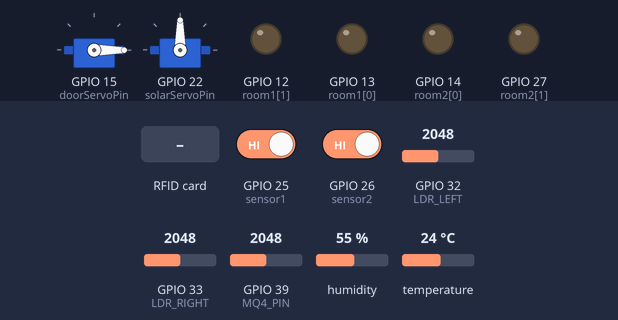
A sketch run on a simulated ESP32. On the bench: 2 × servo, output pins drawn as LEDs (lit = HIGH). The inputs (shaded band) are chosen by the test bench; at power-on: GPIO 32 (LDR_LEFT) = 2048, GPIO 33 (LDR_RIGHT) = 2048, GPIO 39 (MQ4_PIN) = 2048, GPIO 25 (sensor1) HIGH, GPIO 26 (sensor2) HIGH, humidity 55 %, temperature 24 °C. WiFi joins after 1.5 s; servers stay silent unless stated; what the sketch prints to the serial monitor is not drawn.

Above: at 2.7 s.
2.8 s: GPIO 32 (LDR_LEFT) set to 2159
At 3.03 s:
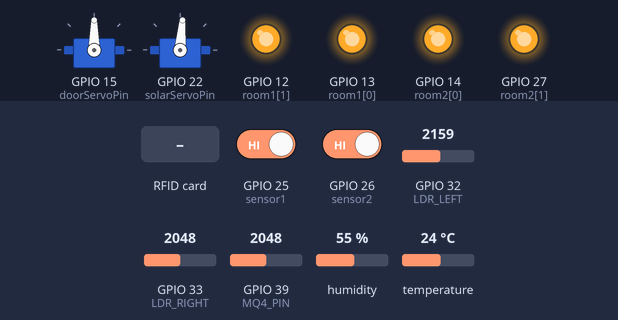
6.3 s: GPIO 33 (LDR_RIGHT) set to 2194
At 6.3 s:
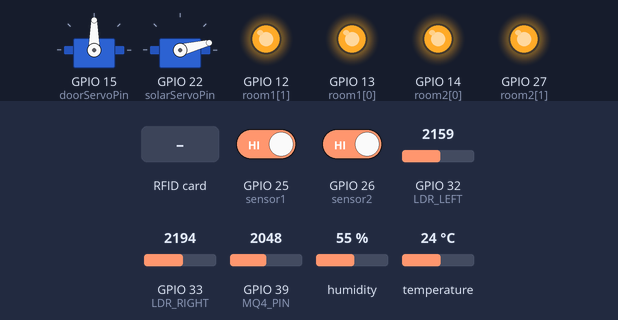
7.8 s: GPIO 33 (LDR_RIGHT) set to 2294
At 9.01 s:
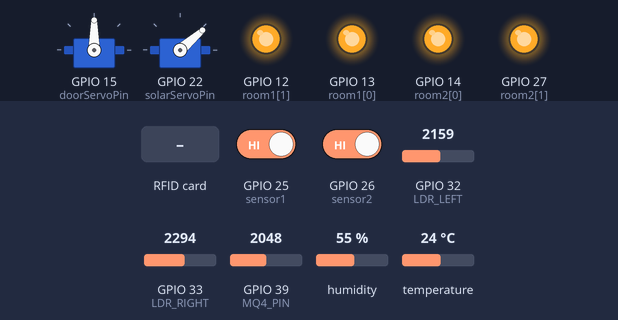
13.3 s: GPIO 39 (MQ4_PIN) set to 840
16.8 s: GPIO 39 (MQ4_PIN) set to 770
At 19.3 s:
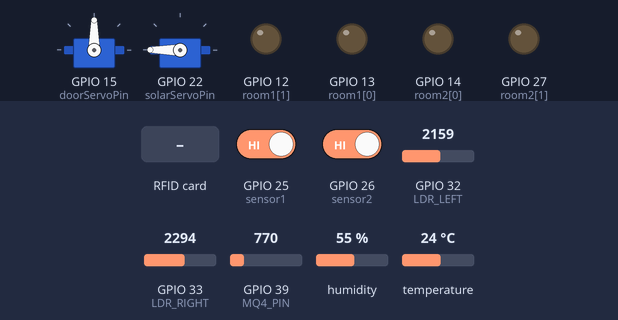
19.6 s: RFID card C4 AB 6A 05 held to the reader
At 23.1 s:
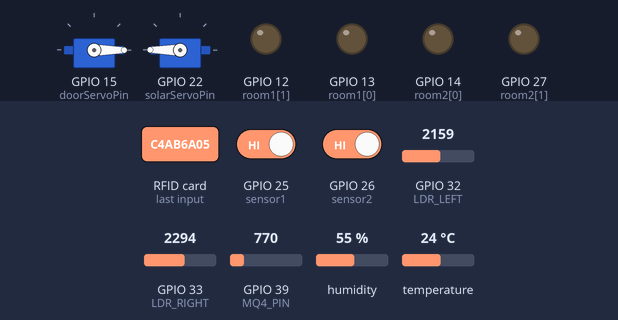
Timing chart, 0 to 24.6 s (numbered marks = the images above; inputs shaded):
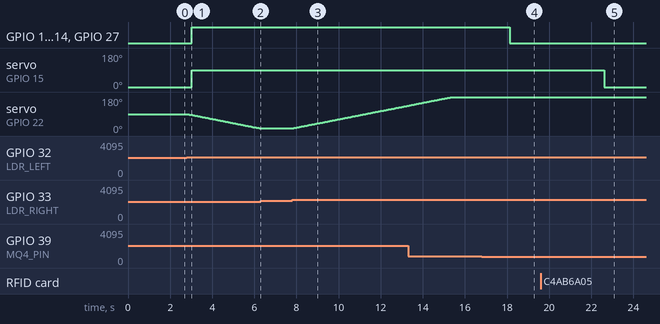

Measured:
- the behaviour switches between 2128 and 2129 on GPIO 32 (LDR_LEFT) (found by bisection; images 0 and 1)
- the behaviour switches between 2239 and 2240 on GPIO 33 (LDR_RIGHT) (found by bisection; images 2 and 3)
- the behaviour switches between 801 and 800 on GPIO 39 (MQ4_PIN) (found by bisection; images 3 and 4)
- after the input at 2.8 s, servo on GPIO 22 (solarServoPin): moves from 90° to 14° over 3.5 s, starting at once
- after the input at 6.3 s, servo on GPIO 22 (solarServoPin): stays 14° (without the input it goes to 13° after 0.02 s)
- after the input at 7.8 s, servo on GPIO 22 (solarServoPin): moves from 14° to 134° over 5.5 s, starting at once
- after the input at 16.8 s, GPIO 12 (room1[1]), GPIO 13 (room1[0]), GPIO 14 (room2[0]), GPIO 27 (room2[1]): HIGH → LOW after 1.3 s
- after the input at 19.6 s, servo on GPIO 15 (doorServoPin): 90° → 0° after 3.0 s

The sketch:

New_features.ino
```cpp
#include <WiFi.h>
#include <ESPAsyncWebServer.h>
#include <DHT.h>
#include <SPI.h>
#include <MFRC522.h>
#include <ESP32Servo.h>

// ========================
// CONFIGURATION
// ========================
const char* ssid = "Wifiname";
const char* password = "Password";

#define DHTPIN 4
#define DHTTYPE DHT11
#define MQ4_PIN 39
#define sensor1 25
#define sensor2 26
#define LDR1 34
#define LDR2 35
int room1[] = {13, 12};
int room2[] = {14, 27};

#define SS_PIN 5
#define RST_PIN 2
MFRC522 rfid(SS_PIN, RST_PIN);
Servo doorServo;
int doorServoPin = 15;

#define LDR_LEFT 32
#define LDR_RIGHT 33
Servo solarServo;
int solarServoPin = 22;
int servoPos = 90;

float temp = 0, hum = 0;
int gasValue = 0, count = 0;
String serialMirror = "System Online";
String r1_Status = "OFF", r2_Status = "OFF", doorStatus = "Closed", solarDir = "Stationary";
unsigned long lastUpdate = 0;

DHT dht(DHTPIN, DHTTYPE);
AsyncWebServer server(80);

const char index_html[] PROGMEM = R"rawliteral(
<!DOCTYPE HTML><html>
<head>
  <meta charset="UTF-8">
  <meta name="viewport" content="width=device-width, initial-scale=1">
  <link rel="stylesheet" href="https://use.fontawesome.com/releases/v5.15.4/css/all.css">
  <link href="https://fonts.googleapis.com/css2?family=Poppins:wght@300;400;600&display=swap" rel="stylesheet">
  <title>Sentinel Firewall | UltraPulse</title>
  <style>
    :root { --bg: #0d1117; --card-bg: rgba(22, 27, 34, 0.8); --primary: #58a6ff; --accent: #f2cc60; --on: #39d353; --off: #f85149; --text: #c9d1d9; }
    body { font-family: 'Poppins', sans-serif; background: radial-gradient(circle at top right, #161b22, #0d1117); color: var(--text); margin: 0; padding: 20px; display: flex; flex-direction: column; align-items: center; }
    .header-container { text-align: center; margin-bottom: 30px; }
    .header-line { color: var(--primary); font-size: 0.9rem; letter-spacing: 2px; text-transform: uppercase; font-weight: 600; opacity: 0.8; }
    h1 { font-size: 2.5rem; margin: 10px 0; background: linear-gradient(to right, #58a6ff, #bc85ff); -webkit-background-clip: text; -webkit-text-fill-color: transparent; }
    .container { display: grid; grid-template-columns: repeat(auto-fit, minmax(220px, 1fr)); gap: 20px; width: 100%; max-width: 1100px; }
    .card { background: var(--card-bg); backdrop-filter: blur(10px); border: 1px solid rgba(255,255,255,0.1); padding: 25px; border-radius: 20px; text-align: center; transition: transform 0.3s ease; box-shadow: 0 8px 32px 0 rgba(0, 0, 0, 0.3); }
    .card:hover { transform: translateY(-5px); }
    .label { font-size: 0.75rem; color: #8b949e; text-transform: uppercase; letter-spacing: 1px; margin-bottom: 10px; }
    .value { font-size: 2.2rem; font-weight: 600; color: #fff; }
    .status-pill { font-weight: 600; padding: 6px 15px; border-radius: 50px; font-size: 0.8rem; margin-top: 15px; display: inline-block; }
    .ON, .Open { background: rgba(57, 211, 83, 0.15); color: var(--on); border: 1px solid var(--on); }
    .OFF, .Closed, .Denied { background: rgba(248, 81, 73, 0.15); color: var(--off); border: 1px solid var(--off); }
    .serial-box { width: 100%; max-width: 1100px; background: #000; padding: 20px; border-radius: 15px; margin-top: 30px; border: 1px solid #30363d; color: var(--on); font-family: 'Courier New', monospace; border-left: 4px solid var(--primary); }
    .features-section { width: 100%; max-width: 1100px; background: var(--card-bg); border-radius: 20px; margin-top: 30px; padding: 30px; }
    .feature-grid { display: grid; grid-template-columns: repeat(auto-fit, minmax(300px, 1fr)); gap: 15px; }
    .feature-item i { color: var(--primary); margin-right: 15px; }
    footer { margin-top: 50px; padding: 30px; text-align: center; border-top: 1px solid rgba(255,255,255,0.05); width: 100%; }
  </style>
</head>
<body>
  <div class="header-container">
    <div class="header-line">House Secured by Design: From Code to Comfort</div>
    <h1>SENTINEL FIREWALL</h1>
    <h3 style="font-weight:300; color:#8b949e">Engineering by <span style="color:var(--primary)">Team UltraPulse</span></h3>
  </div>

  <div class="container">
    <div class="card"><i class="fas fa-temperature-high" style="color:#ff6b6b"></i><div class="label">Atmosphere</div><div class="value"><span id="temp">0</span>&deg;C</div></div>
    <div class="card"><i class="fas fa-water" style="color:#58a6ff"></i><div class="label">Humidity</div><div class="value"><span id="hum">0</span>%</div></div>
    <div class="card"><i class="fas fa-biohazard" style="color:var(--accent)"></i><div class="label">Air Purity</div><div class="value"><span id="gas">0</span></div></div>
    <div class="card"><i class="fas fa-walking" style="color:#bc85ff"></i><div class="label">Occupancy</div><div class="value"><span id="count">0</span></div></div>
    <div class="card"><i class="fas fa-fingerprint"></i><div class="label">Entrance</div><div id="door_stat" class="status-pill Closed">Secure</div></div>
    <div class="card"><i class="fas fa-solar-panel" style="color:var(--accent)"></i><div class="label">Solar Tracking</div><div class="value"><span id="solar_pos">90</span>&deg;</div><div id="solar_dir" style="color:var(--primary); font-size:0.8rem; margin-top:5px">Stationary</div></div>
    <div class="card"><i class="fas fa-lightbulb"></i><div class="label">Room Alpha</div><div id="r1_stat" class="status-pill OFF">OFF</div></div>
    <div class="card"><i class="fas fa-lightbulb"></i><div class="label">Room Beta</div><div id="r2_stat" class="status-pill OFF">OFF</div></div>
  </div>

  <div class="serial-box"><i class="fas fa-terminal" style="margin-right:10px"></i><strong>LIVE LOG:</strong> <span id="mirror" style="margin-left:15px">Awaiting hardware interrupt...</span></div>

  <div class="features-section">
    <h4 style="margin-top:0; color:var(--primary)">SYSTEM ARCHITECTURE</h4>
    <div class="feature-grid">
      <div class="feature-item"><i class="fas fa-shield-alt"></i> RFID Encrypted Door Access</div>
      <div class="feature-item"><i class="fas fa-sun"></i> Dual-Axis Solar Optimizer</div>
      <div class="feature-item"><i class="fas fa-user-check"></i> Smart Bi-Directional Counter</div>
      <div class="feature-item"><i class="fas fa-leaf"></i> Eco-Logic Energy Saver</div>
      <div class="feature-item"><i class="fas fa-exclamation-triangle"></i> Hazard Gas Detection</div>
      <div class="feature-item"><i class="fas fa-cloud"></i> IoT Glass UI Dashboard</div>
    </div>
  </div>

  <footer>Made by Team <strong>UltraPulse</strong><br><span style="font-size:0.7rem; opacity:0.6">Anurag Verma &bull; Anvi Sharma &bull; Malika Parveen &bull; Trisha Pandey</span></footer>

  <script>
    setInterval(function(){
      fetch('/data').then(r => r.json()).then(data => {
        document.getElementById("temp").innerHTML = data.temp;
        document.getElementById("hum").innerHTML = data.hum;
        document.getElementById("gas").innerHTML = data.gas;
        document.getElementById("count").innerHTML = data.count;
        document.getElementById("mirror").innerHTML = data.mirror;
        document.getElementById("solar_pos").innerHTML = data.spos;
        document.getElementById("solar_dir").innerHTML = data.sdir;
        const updateStatus = (id, val, prefix) => { const el = document.getElementById(id); el.innerHTML = prefix + " " + val; el.className = "status-pill " + val; };
        updateStatus("r1_stat", data.r1, "A:"); updateStatus("r2_stat", data.r2, "B:"); updateStatus("door_stat", data.door, "DOOR:");
      });
    }, 400);
  </script>
</body></html>)rawliteral";

void setup() {
  Serial.begin(115200);
  pinMode(sensor1, INPUT_PULLUP); pinMode(sensor2, INPUT_PULLUP);
  pinMode(MQ4_PIN, INPUT); pinMode(LDR1, INPUT); pinMode(LDR2, INPUT);
  for (int i = 0; i < 2; i++) { pinMode(room1[i], OUTPUT); pinMode(room2[i], OUTPUT); }
  SPI.begin(18, 19, 23, 5);
  rfid.PCD_Init();
  doorServo.attach(doorServoPin, 500, 2400); doorServo.write(0);
  solarServo.attach(solarServoPin, 500, 2400); solarServo.write(servoPos);
  dht.begin();
  WiFi.begin(ssid, password);
  while (WiFi.status() != WL_CONNECTED) { delay(500); Serial.print("."); }
  server.on("/", HTTP_GET, [](AsyncWebServerRequest *request){ request->send_P(200, "text/html", index_html); });
  server.on("/data", HTTP_GET, [](AsyncWebServerRequest *request){
    String json = "{\"temp\":\"" + String(temp, 1) + "\",\"hum\":\"" + String(hum, 1) + "\",\"gas\":\"" + String(gasValue) +
                  "\",\"count\":\"" + String(count) + "\",\"mirror\":\"" + serialMirror +
                  "\",\"r1\":\"" + r1_Status + "\",\"r2\":\"" + r2_Status +
                  "\",\"door\":\"" + doorStatus + "\",\"spos\":\"" + String(servoPos) + "\",\"sdir\":\"" + solarDir + "\"}";
    request->send(200, "application/json", json);
  });
  server.begin();
}

void loop() {
  if (millis() - lastUpdate >= 3000) {
    lastUpdate = millis();
    gasValue = analogRead(MQ4_PIN); temp = dht.readTemperature(); hum = dht.readHumidity();
  }

  // --- GAS HAZARD LOGIC ---
  if (gasValue > 800) { // Threshold for LPG/Smoke
    serialMirror = "⚠️ GAS HAZARD DETECTED! Evacuate Now!";
    doorStatus = "Open"; doorServo.write(90); // Open door for safety exit
    // Turn on all lights for clear path
    digitalWrite(room1[0], HIGH); digitalWrite(room1[1], HIGH); r1_Status = "ON";
    digitalWrite(room2[0], HIGH); digitalWrite(room2[1], HIGH); r2_Status = "ON";
  } else {
    // --- ROOM LIGHTS & ENERGY SAVER MODE ---
    if (count == 0) {
      // ENERGY SAVER: No one home, keep lights OFF
      digitalWrite(room1[0], LOW); digitalWrite(room1[1], LOW); r1_Status = "OFF";
      digitalWrite(room2[0], LOW); digitalWrite(room2[1], LOW); r2_Status = "OFF";
    } else {
      // Occupants present: Automatic LDR logic
      int l1 = analogRead(LDR1); int l2 = analogRead(LDR2);
      if(l1 > 2500) { digitalWrite(room1[0], HIGH); digitalWrite(room1[1], HIGH); r1_Status = "ON"; } else { digitalWrite(room1[0], LOW); digitalWrite(room1[1], LOW); r1_Status = "OFF"; }
      if(l2 > 2500) { digitalWrite(room2[0], HIGH); digitalWrite(room2[1], HIGH); r2_Status = "ON"; } else { digitalWrite(room2[0], LOW); digitalWrite(room2[1], LOW); r2_Status = "OFF"; }
    }
  }

  // --- SOLAR TRACKER ---
  int leftVal = analogRead(LDR_LEFT); int rightVal = analogRead(LDR_RIGHT);
  int diff = leftVal - rightVal;
  if (abs(diff) > 80) {
    if (leftVal > rightVal) { servoPos--; solarDir = "Moving Left"; } else { servoPos++; solarDir = "Moving Right"; }
    servoPos = constrain(servoPos, 0, 180); solarServo.write(servoPos);
    delay(20);
  } else { solarDir = "Stationary"; }

  // --- RFID DOOR ---
  if (rfid.PICC_IsNewCardPresent() && rfid.PICC_ReadCardSerial()) {
    String id = "";
    for (byte i = 0; i < rfid.uid.size; i++) { id += String(rfid.uid.uidByte[i] < 0x10 ? "0" : ""); id += String(rfid.uid.uidByte[i], HEX); }
    id.toUpperCase();
    if (id == "C4AB6A05") { // Authorized Card
      serialMirror = "ACCESS GRANTED"; doorStatus = "Open"; doorServo.write(90); delay(3000);
      doorServo.write(0); doorStatus = "Closed"; serialMirror = "Door Locked";
    } else {
      serialMirror = "ACCESS DENIED"; doorStatus = "Denied";
    }
    rfid.PICC_HaltA(); rfid.PCD_StopCrypto1();
  }

  // --- IR SENSOR LOGIC (ENTRY/EXIT) ---
  if (digitalRead(sensor1) == LOW) {
    while (digitalRead(sensor2) == HIGH);
    count++;
    serialMirror = "Entry Detected → Count: " + String(count);
    delay(500);
  }
  if (digitalRead(sensor2) == LOW) {
    while (digitalRead(sensor1) == HIGH);
    if (count > 0) { count--; }
    serialMirror = "Exit Detected → Count: " + String(count);
    delay(500);
  }
}
```
